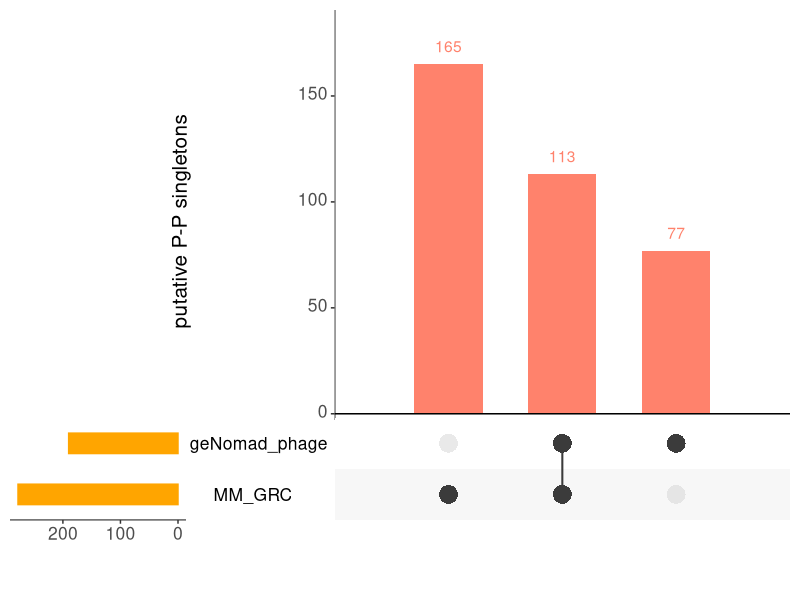
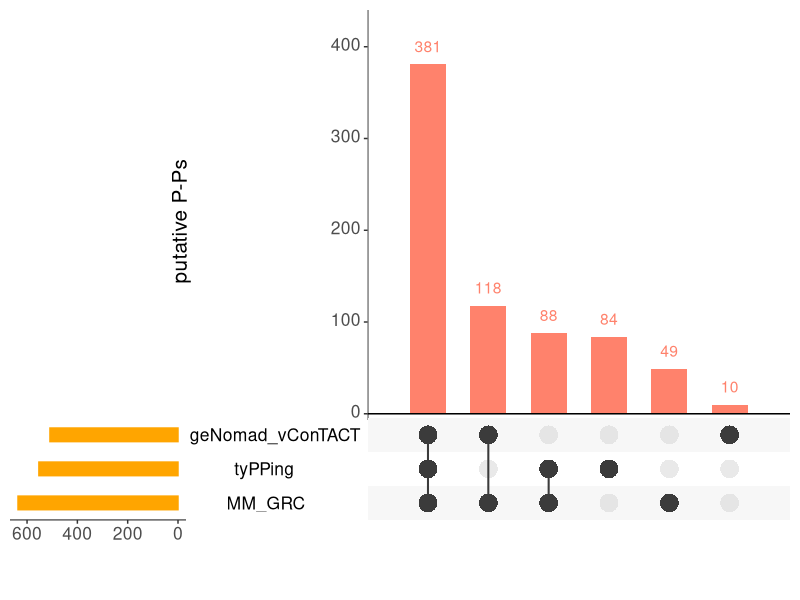
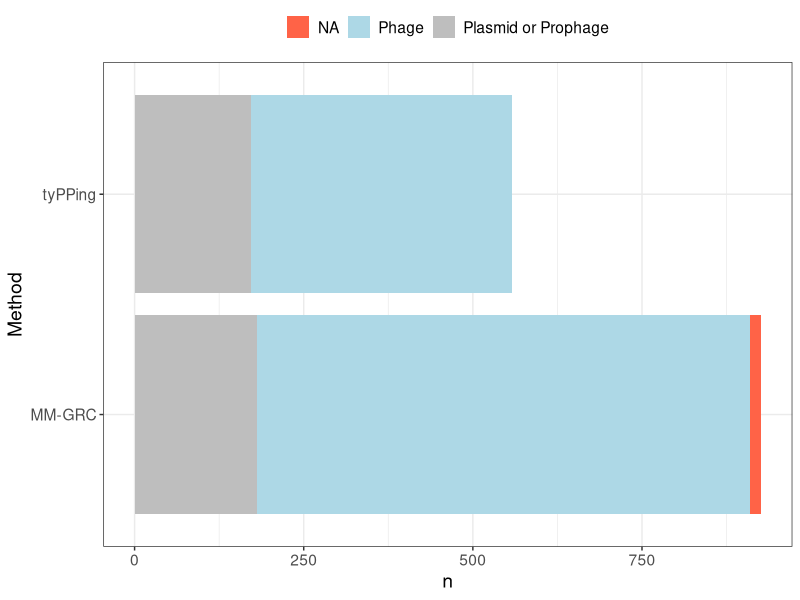

Generate these figures, in order, with R:
# libraries
library(tidyverse)
library(readxl)

###
# Path to table S1, with all MGEs and P-P predictions
s1_all_mge = read_excel("Publication_related_data/Supplementary_data/S1_All_MGE_information_table.xlsx")

plasmids_0523_genomad = s1_all_mge %>% filter(`MGE type geNomad` == "Plasmid")
phage_0523_genomad = s1_all_mge %>% filter(`MGE type geNomad` == "Phage")

total_pps = s1_all_mge %>% 
  # take only the detectd ones
  filter((Source =="Plasmid_DB"&`MGE type geNomad` == "Phage")  | !(`MGE type MM-GRC` %in% c("Phage","Plasmid")) | `Confidence level (tyPPing)` %in% c("High","Medium") ) %>%
  mutate(genomad_plasmid = ifelse(`NCBI accession` %in% plasmids_0523_genomad$`NCBI accession`,1,0 ))
# only on the group level

# total_pps_grouped= total_pps %>%
#   filter(grepl(`MGE type MM-GRC`, pattern = "group") | (grepl(`P-P type tyPPing`, pattern = "group") & `Confidence level (tyPPing)` %in% c("High","Medium") )|grepl(`P-P type vConTACT2`, pattern = "group"))

##singletons by MM-GRC
singletons_MMGRC = total_pps %>% group_by(`MGE type MM-GRC`) %>% mutate(n_members_MMGRC = n()) %>%
  filter(`in 05/23` == "Yes", `in 03/21` == "No", n_members_MMGRC == 1) %>% ungroup() 

# singletons by geNomad
genomad = total_pps %>% select(Accession = `NCBI accession`, genomad_MGE = `MGE type geNomad`, Source, `in 03/21`, `in 05/23`) %>%
  mutate(geNomad_phage = ifelse( Source == "Plasmid_DB"& genomad_MGE=="Phage",1,0), genomad_prophage = ifelse(grepl(genomad_MGE,pattern="Prophage"),1,0) 
         ,genomad_plasmid = ifelse(genomad_MGE == "Plasmid",1,0))

#
vcontacts = total_pps %>% 
  filter( Source == "Plasmid_DB"& `MGE type geNomad`=="Phage") %>%
  select(Accession = `NCBI accession`, vcontact_grouping = `P-P type vConTACT2`) %>%
  mutate(vcontact = ifelse(grepl(vcontact_grouping, pattern = "group|community|Singleton"), 1, 0)) %>%
  filter(vcontact_grouping != "NA")

#
singletons_genomad = genomad %>% left_join(vcontacts) %>%
  filter(`in 05/23` == "Yes", `in 03/21` == "No" ) %>%
  replace_na( replace = list("vcontact"=0)) %>%
  filter(geNomad_phage ==1, vcontact == 0)

### put singletons together
singletons_upset_df = 
  full_join(singletons_genomad, singletons_MMGRC %>% select("Accession"=`NCBI accession`,MM_GRC=n_members_MMGRC), by = "Accession") %>%
  select(Accession, geNomad_phage, MM_GRC) %>% replace(is.na(.),0) %>% column_to_rownames("Accession")

# plot (Figure 3C)
UpSetR::upset(#data=df_to_plot
  data=singletons_upset_df
  #,nsets = 10
  ,mainbar.y.label = "putative P-P singletons"
  #,show.numbers = T
  ,order.by = "freq"
  ,sets.x.label = "
      " 
  #,decreasing = T 
  ,main.bar.color = alpha("tomato", alpha = 0.8),
  sets.bar.color = "orange",
  text.scale = 1.8,
  point.size = 6)


## PPs by MMGRC  
MMGRC = total_pps %>% select(Accession = `NCBI accession`, mge_type_model = `MGE type MM-GRC`) %>% 
  mutate(MM_GRC = ifelse(mge_type_model != "Plasmid", 1, 0) ) 

# PPs by tyPPing 
tyPPings = total_pps %>% select(Accession = `NCBI accession`, tyPPing_confidence=`Confidence level (tyPPing)`) %>%
  mutate(tyPPing = ifelse(tyPPing_confidence %in% c("High","Medium"), 1, 0))

### Merge table and make upset plot

## put together and make upset plot
pre_upset_plot = tyPPings %>% left_join(vcontacts) %>% 
  left_join(MMGRC) %>% left_join(genomad) %>% replace_na( replace = list("vcontact"=0)) %>%
  group_by(mge_type_model) %>% mutate(n_members_MMGRC = n()) %>% ungroup()

#  
upset_plot_df = pre_upset_plot %>%
  filter(`in 05/23` == "Yes", `in 03/21` == "No" ) %>%
  select(Accession, MM_GRC,geNomad_vConTACT=vcontact,tyPPing) %>% 
  anti_join(singletons_upset_df %>% rownames_to_column("Accession"), by ="Accession") %>%
  column_to_rownames("Accession") 

# plot (Figure 3B)
UpSetR::upset(#data=df_to_plot
  data=upset_plot_df
  ,nsets = 10
  ,mainbar.y.label = "putative P-Ps"
  #,show.numbers = T
  ,order.by = "freq"
  ,sets.x.label = "
      " 
  #,decreasing = T 
  ,main.bar.color = alpha("tomato", alpha = 0.8),
  sets.bar.color = "orange",
  text.scale = 1.8,
  point.size = 6)

### 

### Number of P-Ps classed by geNomad as plasmids and intrgrated prophages

# filter for tbl
tyPPing_geno = pre_upset_plot %>% filter(`in 05/23` == "Yes", `in 03/21` == "No", tyPPing_confidence %in% c("High","Medium") ) %>% dplyr::count(genomad_MGE,Source) %>% mutate(Method = "tyPPing")
MM_GRC_geno = pre_upset_plot %>% filter(`in 05/23` == "Yes", `in 03/21` == "No", MM_GRC == 1 ) %>% dplyr::count(genomad_MGE,Source) %>% mutate(Method = "MM-GRC")

# make the count tbl
bar_plot_df = bind_rows(tyPPing_geno,MM_GRC_geno) %>% 
  mutate(geNomad_predict = ifelse(grepl(genomad_MGE, pattern="Plasmid|Prophage"), "Plasmid or Prophage",genomad_MGE)) %>%
  group_by(Method,geNomad_predict) %>% summarise(n=sum(n)) %>%
  group_by(Method) %>% mutate(Fraction = round(100*n/sum(n),1)) %>% ungroup()

# barplot, # Fig S17 A
ggplot(bar_plot_df, aes( x = n, y = Method, fill = geNomad_predict)) +
  geom_col() +
  scale_fill_manual(values = c("tomato","lightblue","grey")) +
  theme_bw()+theme(text = element_text(size = 14), legend.position = "top", legend.title = element_blank())
